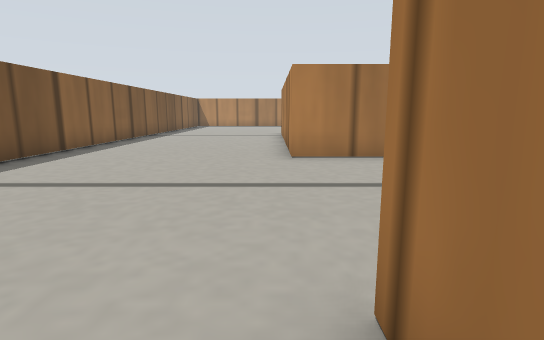
view 1 (above)

17 first-person views from a walk through a robot-simulator world made for Gazebo. The camera is 0.1 m above the floor, tilts 10° down and sees 80° across. The floor is counted in squares, 0.1 m on a side. Each view is taken from the middle of a square. On the plan, view 1 faces up. The plan holds only what a view shows up to about 12 squares ahead; the rest is blank. Gazebo's built-in surfaces are drawn with simple patterns.

view 2
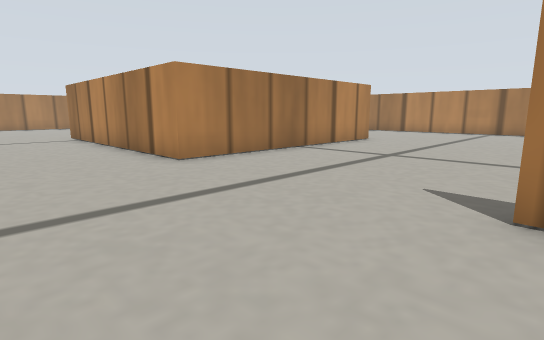

view 3
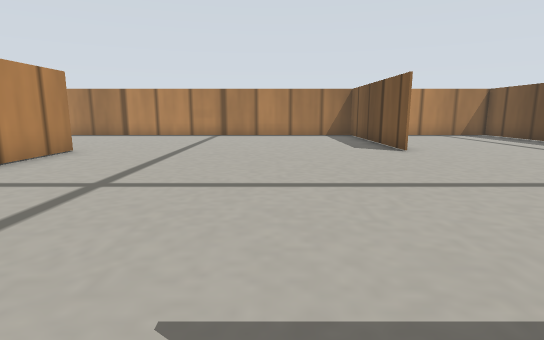

view 4
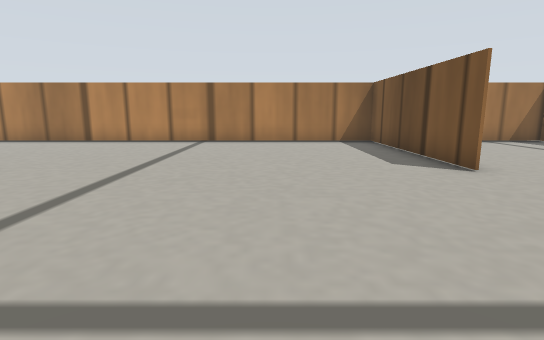

view 5
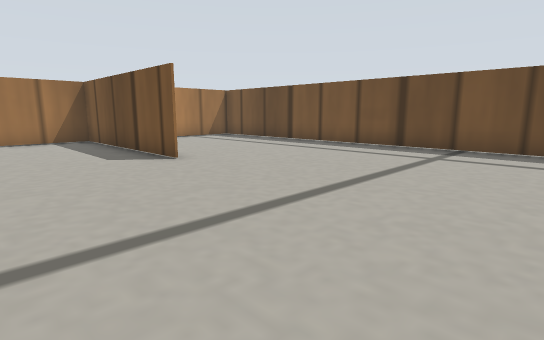

view 6
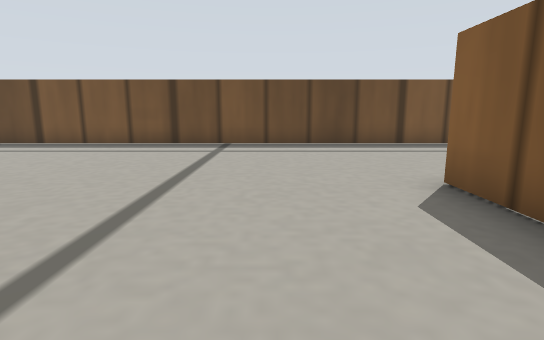

view 7
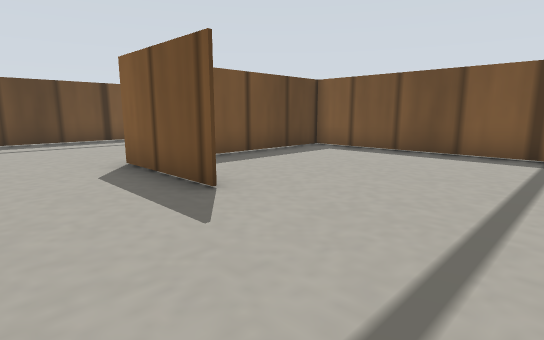

view 8
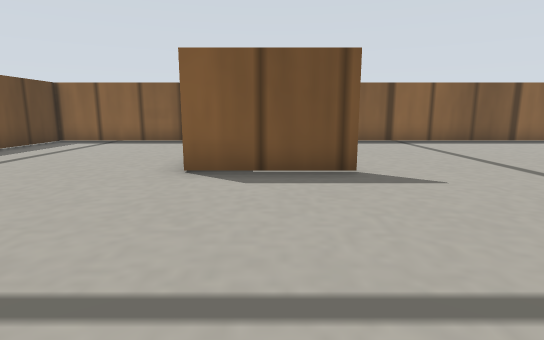

view 9
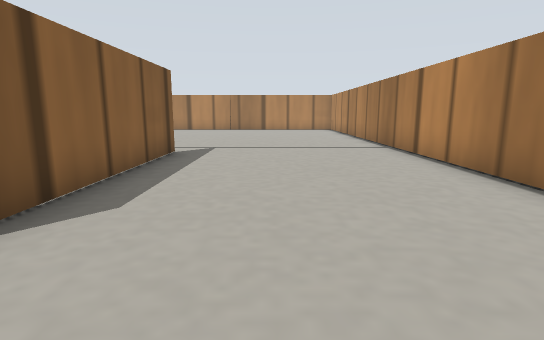

view 10
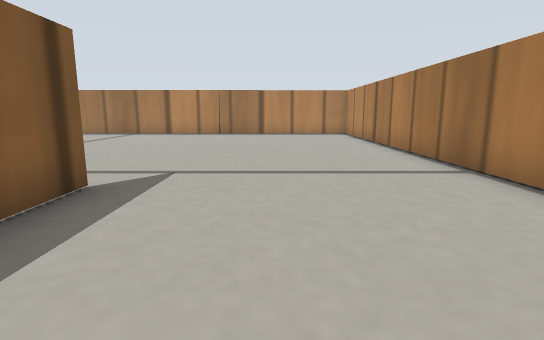

view 11
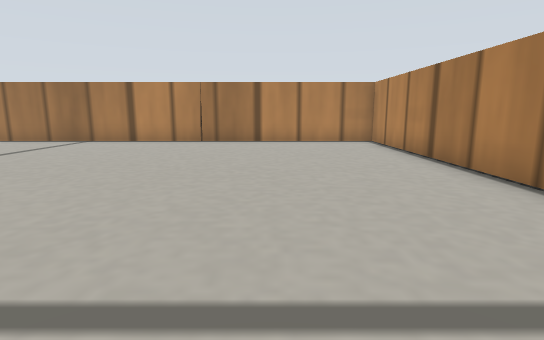

view 12
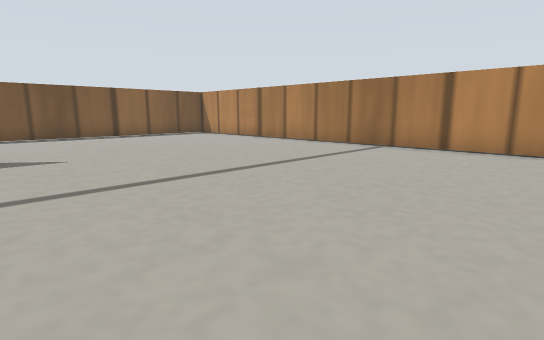

view 13
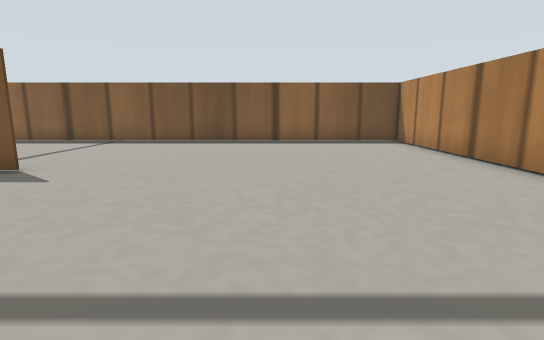

view 14
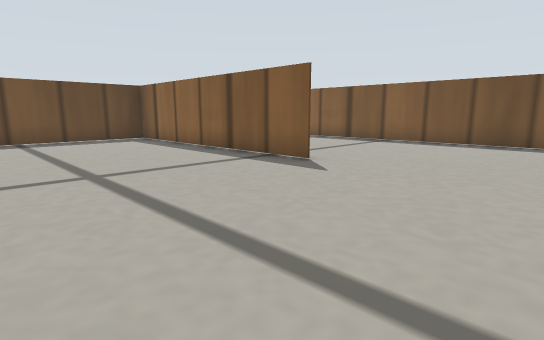

view 15
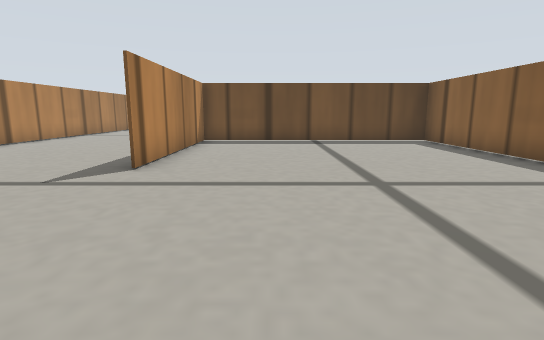

view 16
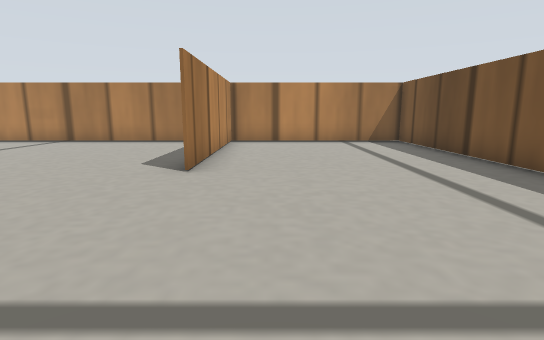

view 17
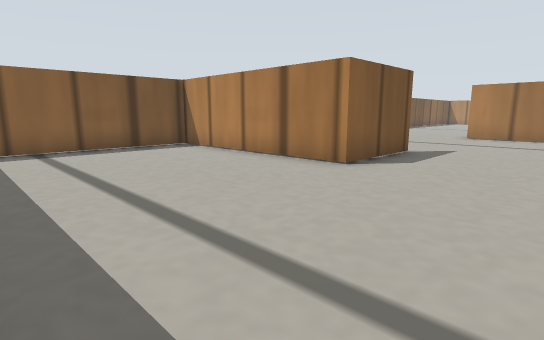

### Floor plan
Points are (right, up) in squares from view 1. A wall is a line through its corners. A room is listed if a view was taken in it or the views show most of it. See-through windows are left out.
Room 1 (views 1, 2, 3, 4, 5, 6, 7, 8, 9, 10, 11, 12, 13, 14, 15, 16, 17)
walls: (8.5, 7.2) (0.5, 7.2) (0.5, 14.9); (8.5, 13.4) (8.5, 7.9); (0.6, 15.6) (0.6, 7.3) (8.4, 7.3) (8.4, 13.4); (0.6, 1.5) (0.6, -1.5) (-5.5, -1.5); (0.5, 0.5) (0.5, 1.5); (8.4, -1.5) (14.5, -1.5) (8.5, -1.5); (-5.6, -1.5) (-1.5, -1.5); (14.5, 24.4) (-5.5, 24.4) (-5.5, -7.5) (14.5, -7.5) (14.5, 24.4)

Positions as (right, up) in squares from view 1, and headings:
1: (0, 0), facing up
2: (-3, 1), facing up-right
3: (0, 2), facing right
4: (3, 2), facing right
5: (2, 2), facing down-right
6: (3, 3), facing down
7: (3, 5), facing down-left
8: (6, 0), facing left
9: (11, 5), facing up
10: (11, 9), facing up
11: (11, 13), facing up
12: (9, 15), facing up-left
13: (6, 20), facing left
14: (6, 20), facing down-left
15: (6, 19), facing down
16: (3, -3), facing right
17: (4, -7), facing up-left
